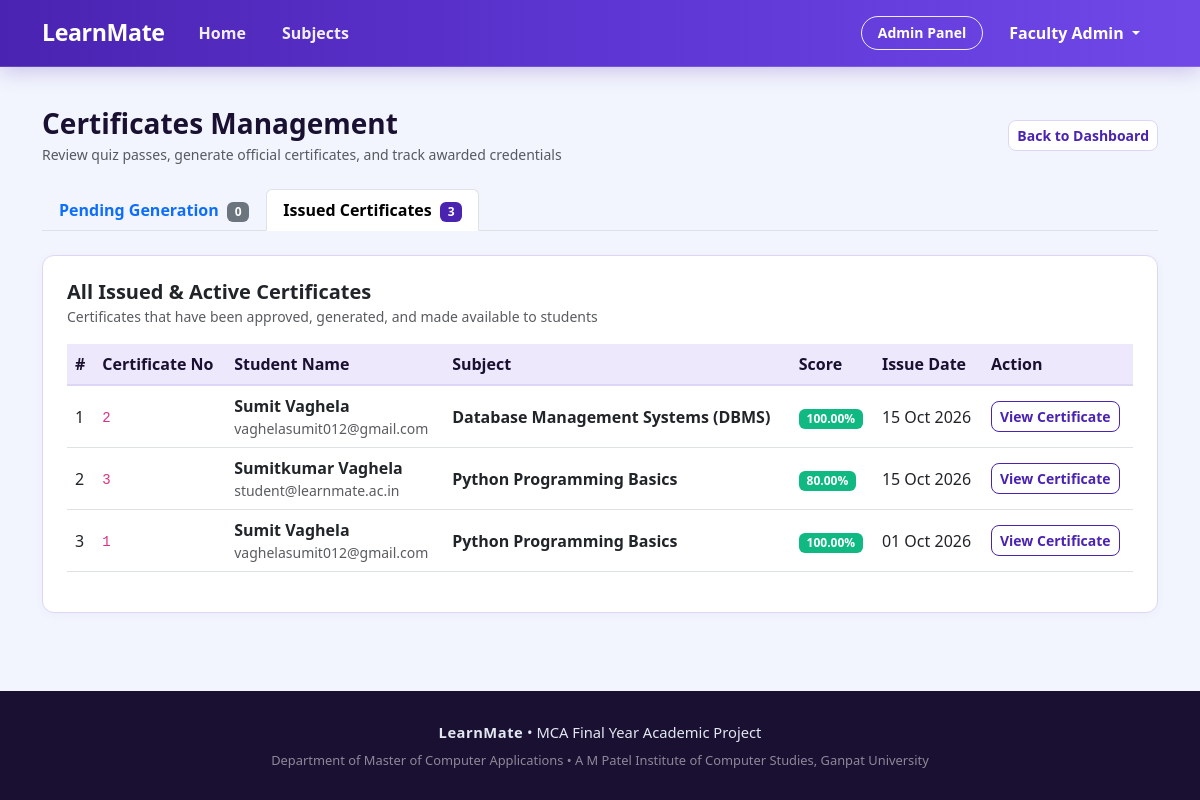
The page /admin-panel/certificates/ (signed in) on the database its author committed.
### main_app/models.py (models this page shows, shortened)
class Certificate(models.Model):
    certificate_id = models.AutoField(primary_key=True)
    student = models.ForeignKey(User, on_delete=models.CASCADE, related_name='certificates')
    subject = models.ForeignKey(Subject, on_delete=models.CASCADE, related_name='issued_certificates')
    result = models.ForeignKey(QuizResult, on_delete=models.CASCADE, null=True, blank=True)
    certificate_no = models.CharField(max_length=50, unique=True)
    issue_date = models.DateField(auto_now_add=True)
    certificate_path = models.CharField(max_length=255, blank=True, null=True)
    class Meta:
        db_table = 'certificate'
        verbose_name = 'Certificate'
        verbose_name_plural = 'Certificates'

class Subject(models.Model):
    subject_id = models.AutoField(primary_key=True)
    subject_name = models.CharField(max_length=100)
    description = models.TextField()
    image = models.ImageField(upload_to='subjects/', null=True, blank=True, help_text="Upload subject cover image")
    image_url = models.URLField(max_length=500, null=True, blank=True, help_text="Or paste direct web image URL")
    created_by = models.ForeignKey(User, on_delete=models.CASCADE, related_name='subjects_created')
    created_at = models.DateTimeField(auto_now_add=True)
    class Meta:
        db_table = 'subject'
        verbose_name = 'Subject'
        verbose_name_plural = 'Subjects'

class QuizResult(models.Model):
    result_id = models.AutoField(primary_key=True)
    attempt = models.OneToOneField(QuizAttempt, on_delete=models.CASCADE, related_name='result')
    student = models.ForeignKey(User, on_delete=models.CASCADE, related_name='quiz_results')
    quiz = models.ForeignKey(Quiz, on_delete=models.CASCADE)
    score = models.IntegerField()
    total_marks = models.IntegerField()
    percentage = models.DecimalField(max_digits=5, decimal_places=2)
    result_status = models.CharField(max_length=20, default='Pass')
    result_date = models.DateTimeField(auto_now_add=True)
    class Meta:
        db_table = 'quiz_result'
        verbose_name = 'Quiz Result'
        verbose_name_plural = 'Quiz Results'

### main_app/views.py (the view)
# urls.py: path('admin-panel/certificates/', views.admin_certificates, name='admin_certificates'),
@login_required
@user_passes_test(is_admin)
def admin_certificates(request):
    certificates = Certificate.objects.all().select_related('student', 'subject', 'result').order_by('-issue_date')
    issued_pairs = set(Certificate.objects.values_list('student_id', 'subject_id'))
    passed_results = QuizResult.objects.filter(result_status='Pass').select_related(
        'student', 'quiz', 'quiz__subject'
    ).order_by('-result_date')
    pending_requests = []
    seen = set()
    for res in passed_results:
        pair = (res.student_id, res.quiz.subject_id)
        if pair not in issued_pairs and pair not in seen:
            seen.add(pair)
            pending_requests.append(res)
    context = {
        'certificates': certificates,
        'pending_requests': pending_requests,
    }
    return render(request, 'admin_panel/certificates.html', context)

### main_app/views.py (called while the page is built)
def is_admin(user):
    if not user.is_authenticated:
        return False
    if user.is_superuser or user.is_staff:
        return True
    try:
        return user.profile.role == 'admin'
    except Exception:
        return False

### templates/admin_panel/certificates.html (shortened to what this page needs)
{% extends 'base.html' %}
{% block content %}
<div class="container py-3">
    <div class="d-flex justify-content-between align-items-center mb-4 flex-wrap gap-2">
        <div>
            <h3 class="fw-bold mb-1">Certificates Management</h3>
            <p class="text-muted small mb-0">Review quiz passes, generate official certificates, and track awarded credentials</p>
        </div>
        <a href="{% url 'admin_dashboard' %}" class="btn btn-outline-secondary btn-sm">
            Back to Dashboard
        </a>
    </div>
    <ul class="nav nav-tabs mb-4" id="certTabs" role="tablist">
        <li class="nav-item" role="presentation">
            <button class="nav-link {% if pending_requests %}active{% endif %} fw-semibold" id="pending-tab" data-bs-toggle="tab" data-bs-target="#pending-pane" type="button" role="tab">
                Pending Generation
                {% if pending_requests %}
                <span class="badge bg-warning text-dark ms-1">{{ pending_requests|length }}</span>
                {% else %}
                <span class="badge bg-secondary ms-1">0</span>
                {% endif %}
            </button>
        </li>
        <li class="nav-item" role="presentation">
            <button class="nav-link {% if not pending_requests %}active{% endif %} fw-semibold" id="issued-tab" data-bs-toggle="tab" data-bs-target="#issued-pane" type="button" role="tab">
                Issued Certificates
                <span class="badge bg-primary ms-1">{{ certificates|length }}</span>
            </button>
        </li>
    </ul>
    <div class="tab-content" id="certTabContent">
        <div class="tab-pane fade {% if not pending_requests %}show active{% endif %}" id="issued-pane" role="tabpanel">
            <div class="custom-card p-4">
                <div class="d-flex justify-content-between align-items-center mb-3 flex-wrap gap-2">
                    <div>
                        <h5 class="fw-bold mb-0 text-dark">All Issued &amp; Active Certificates</h5>
                        <small class="text-muted">Certificates that have been approved, generated, and made available to students</small>
                    </div>
                </div>
                <div class="table-responsive">
                    <table class="table table-hover align-middle">
                        <thead class="table-light">
                            <tr>
                                <th>#</th>
                                <th>Certificate No</th>
                                <th>Student Name</th>
                                <th>Subject</th>
                                <th>Score</th>
                                <th>Issue Date</th>
                                <th>Action</th>
                            </tr>
                        </thead>
                        <tbody>
                            {% for cert in certificates %}
                            <tr>
                                <td>{{ forloop.counter }}</td>
                                <td><code>{{ cert.certificate_no }}</code></td>
                                <td>
                                    <strong>{{ cert.student.first_name|default:cert.student.username }}</strong>
                                    <div class="text-muted small">{{ cert.student.email }}</div>
                                </td>
                                <td><span class="fw-semibold text-dark">{{ cert.subject.subject_name }}</span></td>
                                <td>
                                    {% if cert.result %}
                                    <span class="badge bg-success">{{ cert.result.percentage }}%</span>
                                    {% else %}
                                    <span class="badge bg-secondary">Granted</span>
                                    {% endif %}
                                </td>
                                <td>{{ cert.issue_date|date:"d M Y" }}</td>
                                <td>
                                    <a href="{% url 'view_certificate' cert.certificate_no %}" class="btn btn-outline-primary btn-sm" target="_blank">
                                        View Certificate
                                    </a>
                                </td>
                            </tr>
                            {% empty %}
                            <tr>
                                <td colspan="7" class="text-center py-4 text-muted">No certificates issued yet.</td>
                            </tr>
                            {% endfor %}
                        </tbody>
                    </table>
                </div>
            </div>
        </div>
    </div>
</div>
{% endblock %}

### templates/base.html (shortened to what this page needs)
{% load static %}
<!DOCTYPE html>
<html lang="en">
<head>
    <link href="https://cdn.jsdelivr.net/npm/bootstrap@5.3.0/dist/css/bootstrap.min.css" rel="stylesheet">
    <link rel="stylesheet" href="https://cdn.jsdelivr.net/npm/bootstrap-icons@1.11.3/font/bootstrap-icons.min.css">
    <link rel="stylesheet" href="{% static 'css/style.css' %}?v=8.0">
</head>
<body>
    <nav class="navbar navbar-expand-lg navbar-custom sticky-top">
        <div class="container">
            <a class="navbar-brand" href="{% url 'home' %}">
                LearnMate
            </a>
            <div class="collapse navbar-collapse" id="navbarMain">
                <ul class="navbar-nav me-auto mb-2 mb-lg-0">
                    <li class="nav-item">
                        <a class="nav-link {% if request.resolver_match.url_name == 'home' %}active{% endif %}"
                            href="{% url 'home' %}">Home</a>
                    </li>
                    <li class="nav-item">
                        <a class="nav-link {% if request.resolver_match.url_name == 'courses' or request.resolver_match.url_name == 'course_detail' %}active{% endif %}"
                            href="{% url 'courses' %}">Subjects</a>
                    </li>
                </ul>
                <ul class="navbar-nav ms-auto align-items-center">
                    {% if user.is_authenticated %}
                    {% if user.profile.role == 'admin' or user.is_superuser %}
                    <li class="nav-item me-2">
                        <a class="btn btn-sm btn-outline-primary" href="{% url 'admin_dashboard' %}">
                            Admin Panel
                        </a>
                    </li>
                    {% else %}
                    <li class="nav-item me-2">
                        <a class="btn btn-sm btn-outline-primary" href="{% url 'dashboard' %}">
                            Dashboard
                        </a>
                    </li>
                    {% endif %}
                    <li class="nav-item dropdown">
                        <a class="nav-link dropdown-toggle font-weight-bold" href="#" id="userMenu" role="button"
                            data-bs-toggle="dropdown">
                            {{ user.first_name|default:user.username }}
                        </a>
                    </li>
                    {% endif %}
                </ul>
            </div>
        </div>
    </nav>
    <main class="py-4">
        {% block content %}{% endblock %}
    </main>
    <footer>
        <div class="container text-center">
            <div class="mb-2">
                <span class="fw-bold" style="letter-spacing: 0.5px;">LearnMate</span> • MCA Final Year Academic Project
            </div>
            <div class="small text-white-50">
                Department of Master of Computer Applications • A M Patel Institute of Computer Studies, Ganpat
                University
            </div>
        </div>
    </footer>
</body>
</html>

### static/css/style.css (style rules this page uses)
:root { --color-primary: #4b23b1; --color-primary-dark: #38178a; --color-primary-light: #ede8fc; --color-accent-periwinkle: #6e44e6; --color-dark-heading: #1a1032; --color-body-text: #475569; --color-muted-text: #6b7280; --color-bg-canvas: #f2f5fd; --color-card-surface: #ffffff; --color-border: #ded6f7; --primary-color: #4b23b1; --primary-dark: #38178a; --primary-light: #ede8fc; --secondary-color: #64748b; --accent-color: #6e44e6; --success-color: #10b981; --danger-color: #ef4444; --warning-color: #f59e0b; --background: #f2f5fd; --card-bg: #ffffff; --text-main: #1a1032; --text-body: #475569; --text-muted: #6b7280; --border-color: #ded6f7; }
body { font-family: 'Segoe UI', -apple-system, BlinkMacSystemFont, Roboto, Helvetica, Arial, sans-serif; background-color: var(--background); color: var(--text-body); min-height: 100vh; display: flex; flex-direction: column; }
h1, h2, h3, h4, h5, h6 { color: var(--color-dark-heading); font-weight: 700; }
a { color: var(--color-primary); text-decoration: none; transition: color 0.2s ease; }
main { flex: 1 0 auto; }
.navbar-custom { background: linear-gradient(90deg, #4b23b1 0%, #5d35d2 50%, #7048e8 100%) !important; border-bottom: 1px solid rgba(255, 255, 255, 0.15); box-shadow: 0 4px 20px rgba(75, 35, 177, 0.25); padding-top: 0.65rem; padding-bottom: 0.65rem; }
.navbar-custom .navbar-brand { font-weight: 800; color: #ffffff !important; font-size: 1.45rem; letter-spacing: -0.4px; display: inline-flex; align-items: center; }
.navbar-custom .nav-link { font-weight: 600; color: rgba(255, 255, 255, 0.92) !important; padding: 0.45rem 1rem !important; position: relative; border-radius: 20px; transition: all 0.2s ease; margin: 0 2px; }
.navbar-custom .btn-outline-primary, .navbar-custom .btn-outline-light { color: #ffffff !important; border: 1.5px solid rgba(255, 255, 255, 0.9) !important; background-color: transparent !important; border-radius: 20px !important; font-weight: 600; padding: 0.35rem 1rem !important; transition: all 0.2s ease; }
.navbar-custom .dropdown-toggle { color: #ffffff !important; font-weight: 600; }
.btn-outline-primary { color: var(--color-primary) !important; border-color: var(--color-primary) !important; background-color: transparent !important; font-weight: 600; border-radius: 8px; transition: all 0.2s ease; }
.btn-secondary, .btn-outline-secondary { color: var(--color-primary) !important; border-color: var(--color-border) !important; background-color: #ffffff !important; font-weight: 600; border-radius: 8px; transition: all 0.2s ease; }
.badge.bg-primary { background-color: var(--color-primary) !important; color: #ffffff !important; }
.badge.bg-success { background-color: #10b981 !important; color: #ffffff !important; }
.bg-primary { background-color: var(--color-primary) !important; }
.custom-card { background: #ffffff; border: 1.5px solid var(--border-color); border-radius: 12px; box-shadow: 0 2px 10px rgba(75, 35, 177, 0.04); margin-bottom: 20px; }
.table thead.table-light th { background-color: var(--color-primary-light); color: var(--color-dark-heading); font-weight: 700; border-bottom: 2px solid var(--border-color); }
footer { background-color: var(--color-dark-heading); color: #e2e8f0; padding: 30px 0; font-size: 0.92rem; margin-top: auto; }

### rows shown on the page
Certificate: certificate_no "2", student.first_name "Sumit Vaghela", student.email "vaghelasumit012@gmail.com", subject.subject_name "Database Management Systems (DBMS)", result.percentage "100.00", issue_date "15 Oct 2026"
Certificate: certificate_no "3", student.first_name "Sumitkumar Vaghela", student.email "student@learnmate.ac.in", subject.subject_name "Python Programming Basics", result.percentage "80.00", issue_date "15 Oct 2026"
Certificate: certificate_no "1", student.first_name "Sumit Vaghela", student.email "vaghelasumit012@gmail.com", subject.subject_name "Python Programming Basics", result.percentage "100.00", issue_date "01 Oct 2026"

### other values the page prints
{{ user.first_name|default:user.username }} "Faculty Admin"
{{ certificates|length }} "3"
